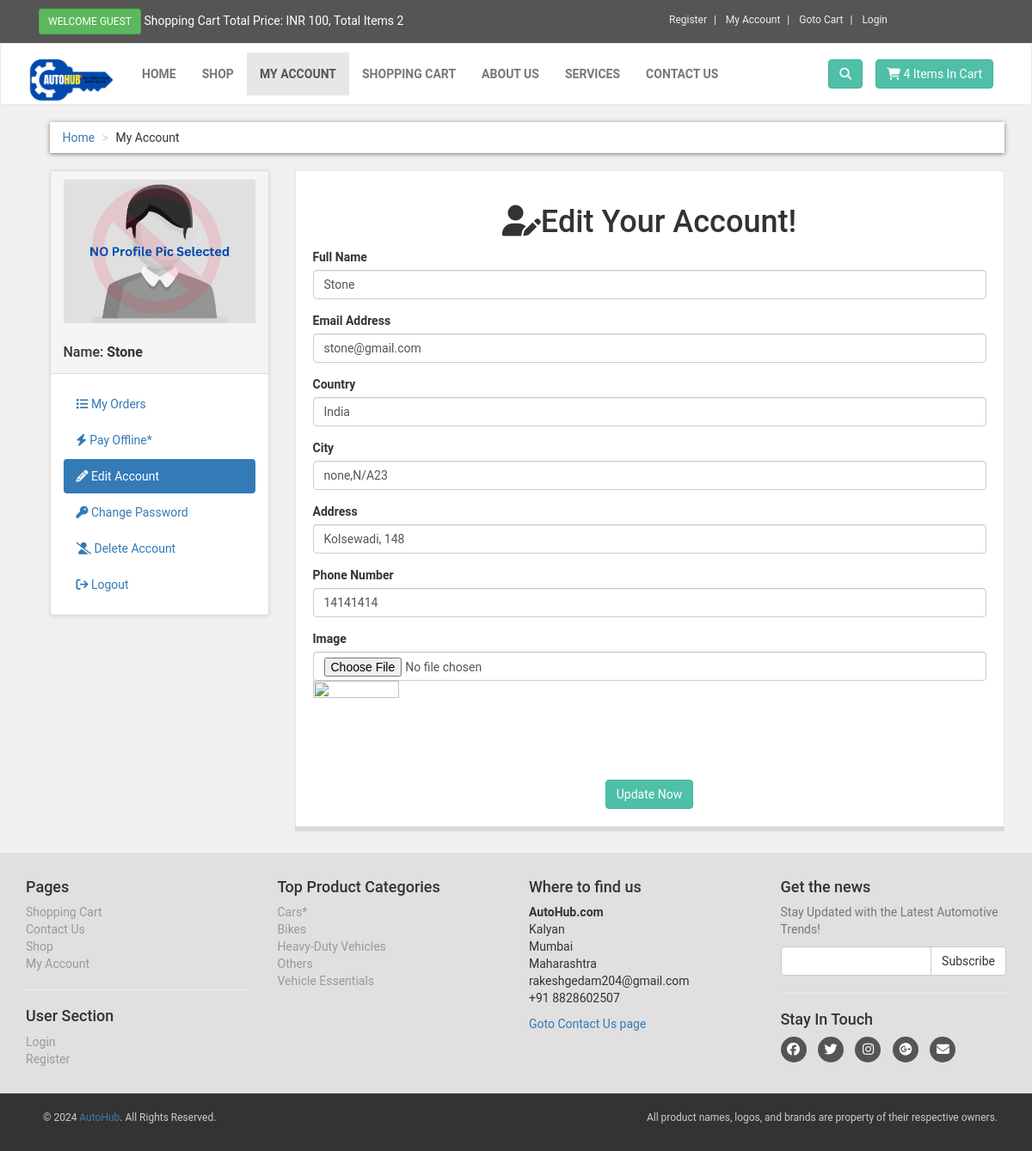
/customer/my_account.php?edit_act (signed in), run on the app's committed database.
### tables this page shows
CREATE TABLE `customers` (
  `customer_id` int(100) NOT NULL,
  `customer_name` varchar(255) NOT NULL,
  `customer_email` varchar(255) NOT NULL,
  `customer_pass` varchar(255) NOT NULL,
  `customer_country` text NOT NULL,
  `customer_city` text NOT NULL,
  `customer_contact` varchar(255) NOT NULL,
  `customer_address` text NOT NULL,
  `customer_image` text NOT NULL,
  `customer_ip` varchar(255) NOT NULL
);

CREATE TABLE `product_category` (
  `p_cat_id` int(11) NOT NULL,
  `p_cat_title` varchar(255) NOT NULL,
  `p_cat_desc` text NOT NULL
);

### customer/edit_act.php (the view, shortened to what this page needs)
<?php
$customer_email = $_SESSION['customer_email'];
$get_customer = "select * from customers where customer_email = '$customer_email'";
$run_cust = mysqli_query($con,$get_customer);
$row_cust = mysqli_fetch_array($run_cust);
$customer_name = $row_cust['customer_name'];
$customer_email = $row_cust['customer_email'];
$customer_country = $row_cust['customer_country'];
$customer_city = $row_cust['customer_city'];
$customer_contact = $row_cust['customer_contact'];
$customer_address= $row_cust['customer_address'];
$customer_image = $row_cust['customer_image'];
?>
<div class="box">
    <form action="" method="POST" enctype="multipart/form-data">
    <center>
        <h1 class=""><i class="fa-solid fa-user-pen"></i>Edit Your Account!</h1>
    </center>
    <div class="form-group">
        <label>Full Name</label>
        <input type="text" name="c_name" required="" class="form-control" value = "<?php echo $customer_name; ?>">
    </div>
    <div class="form-group">
        <label>Email Address</label>
        <input type="email" name="c_email" class="form-control" required="" value = "<?php echo $customer_email; ?>">
    </div>
    <div class="form-group">
        <label>Country</label>
        <input type="text" name="c_country" required="" class="form-control" value = "<?php echo $customer_country; ?>">
    </div>
    <div class="form-group">
        <label>City</label>
        <input type="text" name="c_city" required="" class="form-control" value = "<?php echo $customer_city; ?>">
    </div>
    <div class="form-group">
        <label>Address</label>
        <input type="text" name="c_address" required="" class="form-control" value = "<?php echo $customer_address; ?>">
    </div>
    <div class="form-group">
        <label>Phone Number</label>
        <input type="tel" name="c_number" required="" class="form-control" value = "<?php echo $customer_contact; ?>">
    </div>
    <div class="form-group">
        <label>Image</label>
        <input type="file" name="c_image" class="form-control">
        <img src="customer_images/<?php echo $customer_image; ?>" class="img-responsive" height="100" width="100">
    </div>
    <div class="text-center">
        <button type="submit" class="btn btn-primary" name="update">
            Update Now
        </button>
    </div>
</form>
</div>

### customer/includes/sidebar.php
<div class="panel panel-default sidebar-menu">
    <div class="panel-heading">
    <?php
        $session_customer = $_SESSION['customer_email'];
        $get_cust = "select * from customers where customer_email = '$session_customer'";
        $run_cust = mysqli_query($con,$get_cust);
        $row_customer = mysqli_fetch_array($run_cust);
        $customer_image = $row_customer['customer_image'];
        $customer_name = $row_customer['customer_name'];
        if(!isset($_SESSION['customer_email'])){
        }else{
            echo "<center>
            <img src='customer_images/" . ($customer_image ? $customer_image : '1.png') . "' class='img-responsive'>
        </center>
        <br>
        <h3 algin='center' class='panel-title'>Name:<b> $customer_name</b></h3>";
        }
    ?>
    </div>
    <div class="panel-body">
        <ol class="nav nav-pills nav-stacked">
            <li class="<?php if(isset($_GET['my_order'])){echo "active";}?>">
                <a href="my_account.php?my_order"><i class="fa fa-list"></i> My Orders</a>
            </li>
            <li class="<?php if(isset($_GET['pay_offline'])){echo "active";} ?>">
                <a href="my_account.php?pay_offline"><i class="fa fa-bolt"></i> Pay Offline*</a>
            </li>
            <li class="<?php if(isset($_GET['edit_act'])){echo "active";} ?>">
                <a href="my_account.php?edit_act"><i class="fa fa-pencil"></i> Edit Account</a>
            </li>
            <li class="<?php if(isset($_GET['change_pass'])){echo "active";} ?>">
                <a href="my_account.php?change_pass"><i class="fa fa-key"></i> Change Password</a>
            </li>
            <li class="<?php if(isset($_GET['delete_ac'])){echo "active";} ?>">
                <a href="my_account.php?delete_ac" onclick="alert('This action will delete your account permanently!');"><i class="fa fa-user-slash"></i> Delete Account</a>
            </li>
            <li class="<?php if(isset($_GET['logout'])){echo "active";} ?>">
                <a href="my_account.php?logout"><i class="fa fa-sign-out"></i> Logout</a>
            </li>
        </ol>
    </div>
</div>

### customer/includes/footer.php (shortened to what this page needs)
<div id="footer">
    <div class="container">
        <div class="row">
            <div class="col-md-3 col-sm-6">
                <h4>Pages</h4>
                <ul>
                    <li><a href="../cart.php">Shopping Cart</a></li>
                    <li><a href="../contact.php">Contact Us</a></li>
                    <li><a href="../shop.php">Shop</a></li>
                    <li><a href="my_account.php">My Account</a></li>
                </ul>
                <hr>
                <h4>User Section</h4>
                <ul>
                    <li><a href="../checkout.php">Login</a></li>
                    <li><a href="../customer_registration.php">Register</a></li>
                </ul>
            </div>
            <div class="col-md-3 col-sm-6">
                <h4>Top Product Categories</h4>
                <ul>
                <?php
                        $get_p_cats = "select * from product_category";
                        $run_p_cats =  mysqli_query($con,$get_p_cats);
                        while($row_p_cat =mysqli_fetch_array($run_p_cats)){
                            $p_cat_id=$row_p_cat['p_cat_id'];
                            $p_cat_title=$row_p_cat['p_cat_title'];
                            echo"<li><a href='shop.php?p_cat=$p_cat_id'>$p_cat_title</a></li>";
                        }
                    ?>
                </ul>
            </div>
            <div class="col-md-3 col-sm-6">
                <h4>Where to find us</h4>
                <p>
                    <strong>AutoHub.com</strong>
                    <br>Kalyan
                    <br>Mumbai
                    <br>Maharashtra
                    <br>rakeshgedam204@gmail.com
                    <br>+91 8828602507
                </p>
                <a href="contact.php">Goto Contact Us page</a>
            </div>
            <div class="col-md-3 col-sm-6">
                <h4>Get the news</h4>
                <p class="text-muted">Stay Updated with the Latest Automotive Trends!</p>
                <form action="" method="post">
                    <div class="input-group">
                        <input type="text" name="email" class="form-control">
                        <span class="input-group-btn">
                            <input type="submit" class="btn btn-default" value="Subscribe">
                        </span>
                    </div>
                </form>
                <hr>
                <h4>Stay In Touch</h4>
                <p class="social">
                    <a href="#"><i class="fab fa-facebook"></i></a>
                    <a href="#"><i class="fab fa-twitter"></i></a>
                    <a href="#"><i class="fab fa-instagram"></i></a>
                    <a href="#"><i class="fab fa-google-plus"></i></a>
                    <a href="#"><i class="fas fa-envelope"></i></a>
                </p>
            </div>
        </div>
    </div>
</div>
<div id="copyright">
    <div class="container">
        <div class="col-md-6">
            <p class="pull-left">
            © 2024 <a href="www.AutoHub.com">AutoHub</a>. All Rights Reserved.
            </p>
        </div>
        <div class="col-md-6">
            <p class="pull-right">
            All product names, logos, and brands are property of their respective owners.
            </p>
        </div>
    </div>
</div>

### customer/styles/style.css (style rules this page uses)
body { font-family: "Roboto", "Helvetica", "Arial", "sans-serif"; font-size:14px; line-height: 1.42857143; color: #333333; background-color: #f0f0f0; }
.btn-primary { color:rgb(255,255,255); background-color: rgb(79,191,168); border-color:rgb(65,179,156); }
.box { background: #fff; margin: 0 0 30px; border: solid 1px #e6e6e6; padding: 20px; box-shadow: 0 5px rgba(0, 0, 0,0.1); }
#content .panel.sidebar-menu { box-sizing: border-box; box-shadow: 0 1px 5px rgba(0, 0, 0,0.1); }
#content .panel.sidebar-menu h3 { padding: 5px 0; margin: 0; }
#footer { background:#e0e0e0; padding:20px 0; }
#footer ul { padding-left:0; list-style: none; }
#footer ul a { color:#999999; padding:20px 0; }
#footer .social { text-align: left; }
#footer .social a { margin: 0 10px 0 0; color:#fff; display: inline-block; width: 30px; height:30px; border-radius: 15px; line-height: 30px; font-size: 15px; text-align: center; transform: all 0.2s ease-out; vertical-align: bottom; background-color: #555555; }
#copyright { background: #333; color:#ccc; padding:20px; font-size: 12px; }

### data on the page
customers: customer_name "Stone", c_name "Stone", c_email "stone@gmail.com", c_country "India", c_city "none,N/A23", c_address "Kolsewadi, 148", c_number "14141414"
product_category: p_cat_title "Cars*"
product_category: p_cat_title "Bikes"
product_category: p_cat_title "Heavy-Duty Vehicles"
product_category: p_cat_title "Others"
product_category: p_cat_title "Vehicle Essentials"
